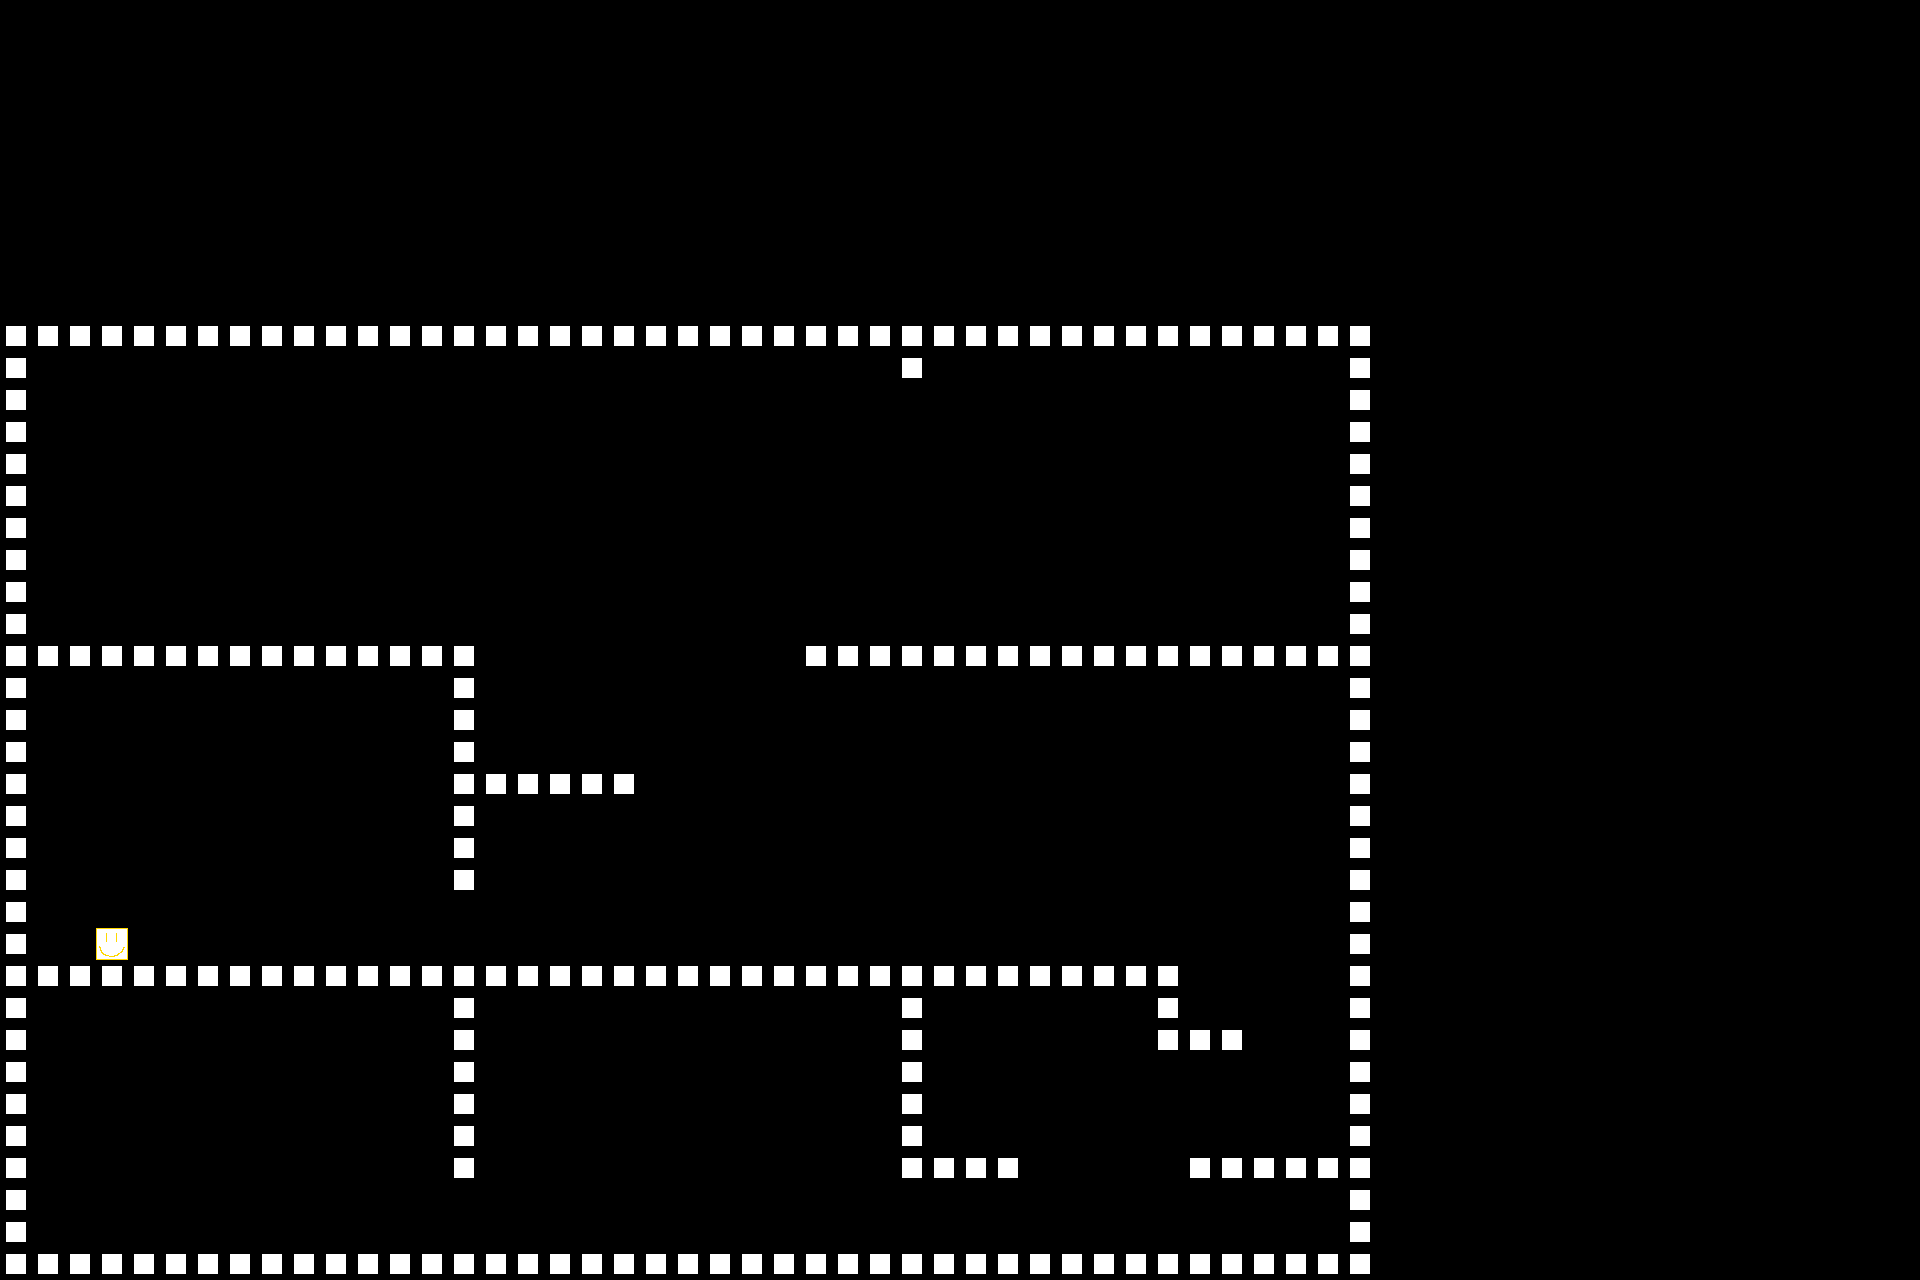

A 2D game scene composited from a Tiled map and its tileset images. What follows is a short description and the map's XML, with every tile layer's data as written:
An orthogonal 60x40 tile map with 32x32 px tiles, 1 tile layer (base layer), 5 tilesets and 14 objects (2x Door, CameraPos, player, player_2, Trigger, ...).

<map version="1.10" tiledversion="1.11.2" orientation="orthogonal" renderorder="right-down" width="60" height="40" tilewidth="32" tileheight="32" infinite="0" nextlayerid="5" nextobjectid="24">
 <tileset firstgid="1" source="test.tsx" />
 <tileset firstgid="26" source="wee.tsx" />
 <tileset firstgid="32" source="testplayer.tsx" />
 <tileset firstgid="57" source="orange.tsx" />
 <tileset firstgid="73" source="box.tsx" />
 <layer id="1" name="base layer" width="60" height="40">
  <data encoding="csv">
0,0,0,0,0,0,0,0,0,0,0,0,0,0,0,0,0,0,0,0,0,0,0,0,0,0,0,0,0,0,0,0,0,0,0,0,0,0,0,0,0,0,0,0,0,0,0,0,0,0,0,0,0,0,0,0,0,0,0,0,
0,0,0,0,0,0,0,0,0,0,0,0,0,0,0,0,0,0,0,0,0,0,0,0,0,0,0,0,0,0,0,0,0,0,0,0,0,0,0,0,0,0,0,0,0,0,0,0,0,0,0,0,0,0,0,0,0,0,0,0,
0,0,0,0,0,0,0,0,0,0,0,0,0,0,0,0,0,0,0,0,0,0,0,0,0,0,0,0,0,0,0,0,0,0,0,0,0,0,0,0,0,0,0,0,0,0,0,0,0,0,0,0,0,0,0,0,0,0,0,0,
0,0,0,0,0,0,0,0,0,0,0,0,0,0,0,0,0,0,0,0,0,0,0,0,0,0,0,0,0,0,0,0,0,0,0,0,0,0,0,0,0,0,0,0,0,0,0,0,0,0,0,0,0,0,0,0,0,0,0,0,
0,0,0,0,0,0,0,0,0,0,0,0,0,0,0,0,0,0,0,0,0,0,0,0,0,0,0,0,0,0,0,0,0,0,0,0,0,0,0,0,0,0,0,0,0,0,0,0,0,0,0,0,0,0,0,0,0,0,0,0,
0,0,0,0,0,0,0,0,0,0,0,0,0,0,0,0,0,0,0,0,0,0,0,0,0,0,0,0,0,0,0,0,0,0,0,0,0,0,0,0,0,0,0,0,0,0,0,0,0,0,0,0,0,0,0,0,0,0,0,0,
0,0,0,0,0,0,0,0,0,0,0,0,0,0,0,0,0,0,0,0,0,0,0,0,0,0,0,0,0,0,0,0,0,0,0,0,0,0,0,0,0,0,0,0,0,0,0,0,0,0,0,0,0,0,0,0,0,0,0,0,
0,0,0,0,0,0,0,0,0,0,0,0,0,0,0,0,0,0,0,0,0,0,0,0,0,0,0,0,0,0,0,0,0,0,0,0,0,0,0,0,0,0,0,0,0,0,0,0,0,0,0,0,0,0,0,0,0,0,0,0,
0,0,0,0,0,0,0,0,0,0,0,0,0,0,0,0,0,0,0,0,0,0,0,0,0,0,0,0,0,0,0,0,0,0,0,0,0,0,0,0,0,0,0,0,0,0,0,0,0,0,0,0,0,0,0,0,0,0,0,0,
0,0,0,0,0,0,0,0,0,0,0,0,0,0,0,0,0,0,0,0,0,0,0,0,0,0,0,0,0,0,0,0,0,0,0,0,0,0,0,0,0,0,0,0,0,0,0,0,0,0,0,0,0,0,0,0,0,0,0,0,
1,1,1,1,1,1,1,1,1,1,1,1,1,1,1,1,1,1,1,1,1,1,1,1,1,1,1,1,1,1,1,1,1,1,1,1,1,1,1,1,1,1,1,0,0,0,0,0,0,0,0,0,0,0,0,0,0,0,0,0,
1,0,0,0,0,0,0,0,0,0,0,0,0,0,0,0,0,0,0,0,0,0,0,0,0,0,0,0,1,0,0,0,0,0,0,0,0,0,0,0,0,0,1,0,0,0,0,0,0,0,0,0,0,0,0,0,0,0,0,0,
1,0,0,0,0,0,0,0,0,0,0,0,0,0,0,0,0,0,0,0,0,0,0,0,0,0,0,0,0,0,0,0,0,0,0,0,0,0,0,0,0,0,1,0,0,0,0,0,0,0,0,0,0,0,0,0,0,0,0,0,
1,0,0,0,0,0,0,0,0,0,0,0,0,0,0,0,0,0,0,0,0,0,0,0,0,0,0,0,0,0,0,0,0,0,0,0,0,0,0,0,0,0,1,0,0,0,0,0,0,0,0,0,0,0,0,0,0,0,0,0,
1,0,0,0,0,0,0,0,0,0,0,0,0,0,0,0,0,0,0,0,0,0,0,0,0,0,0,0,0,0,0,0,0,0,0,0,0,0,0,0,0,0,1,0,0,0,0,0,0,0,0,0,0,0,0,0,0,0,0,0,
1,0,0,0,0,0,0,0,0,0,0,0,0,0,0,0,0,0,0,0,0,0,0,0,0,0,0,0,0,0,0,0,0,0,0,0,0,0,0,0,0,0,1,0,0,0,0,0,0,0,0,0,0,0,0,0,0,0,0,0,
1,0,0,0,0,0,0,0,0,0,0,0,0,0,0,0,0,0,0,0,0,0,0,0,0,0,0,0,0,0,0,0,0,0,0,0,0,0,0,0,0,0,1,0,0,0,0,0,0,0,0,0,0,0,0,0,0,0,0,0,
1,0,0,0,0,0,0,0,0,0,0,0,0,0,0,0,0,0,0,0,0,0,0,0,0,0,0,0,0,0,0,0,0,0,0,0,0,0,0,0,0,0,1,0,0,0,0,0,0,0,0,0,0,0,0,0,0,0,0,0,
1,0,0,0,0,0,0,0,0,0,0,0,0,0,0,0,0,0,0,0,0,0,0,0,0,0,0,0,0,0,0,0,0,0,0,0,0,0,0,0,0,0,1,0,0,0,0,0,0,0,0,0,0,0,0,0,0,0,0,0,
1,0,0,0,0,0,0,0,0,0,0,0,0,0,0,0,0,0,0,0,0,0,0,0,0,0,0,0,0,0,0,0,0,0,0,0,0,0,0,0,0,0,1,0,0,0,0,0,0,0,0,0,0,0,0,0,0,0,0,0,
1,1,1,1,1,1,1,1,1,1,1,1,1,1,1,0,0,0,0,0,0,0,0,0,0,1,1,1,1,1,1,1,1,1,1,1,1,1,1,1,1,1,1,0,0,0,0,0,0,0,0,0,0,0,0,0,0,0,0,0,
1,0,0,0,0,0,0,0,0,0,0,0,0,0,1,0,0,0,0,0,0,0,0,0,0,0,0,0,0,0,0,0,0,0,0,0,0,0,0,0,0,0,1,0,0,0,0,0,0,0,0,0,0,0,0,0,0,0,0,0,
1,0,0,0,0,0,0,0,0,0,0,0,0,0,1,0,0,0,0,0,0,0,0,0,0,0,0,0,0,0,0,0,0,0,0,0,0,0,0,0,0,0,1,0,0,0,0,0,0,0,0,0,0,0,0,0,0,0,0,0,
1,0,0,0,0,0,0,0,0,0,0,0,0,0,1,0,0,0,0,0,0,0,0,0,0,0,0,0,0,0,0,0,0,0,0,0,0,0,0,0,0,0,1,0,0,0,0,0,0,0,0,0,0,0,0,0,0,0,0,0,
1,0,0,0,0,0,0,0,0,0,0,0,0,0,1,1,1,1,1,1,0,0,0,0,0,0,0,0,0,0,0,0,0,0,0,0,0,0,0,0,0,0,1,0,0,0,0,0,0,0,0,0,0,0,0,0,0,0,0,0,
1,0,0,0,0,0,0,0,0,0,0,0,0,0,1,0,0,0,0,0,0,0,0,0,0,0,0,0,0,0,0,0,0,0,0,0,0,0,0,0,0,0,1,0,0,0,0,0,0,0,0,0,0,0,0,0,0,0,0,0,
1,0,0,0,0,0,0,0,0,0,0,0,0,0,1,0,0,0,0,0,0,0,0,0,0,0,0,0,0,0,0,0,0,0,0,0,0,0,0,0,0,0,1,0,0,0,0,0,0,0,0,0,0,0,0,0,0,0,0,0,
1,0,0,0,0,0,0,0,0,0,0,0,0,0,1,0,0,0,0,0,0,0,0,0,0,0,0,0,0,0,0,0,0,0,0,0,0,0,0,0,0,0,1,0,0,0,0,0,0,0,0,0,0,0,0,0,0,0,0,0,
1,0,0,0,0,0,0,0,0,0,0,0,0,0,0,0,0,0,0,0,0,0,0,0,0,0,0,0,0,0,0,0,0,0,0,0,0,0,0,0,0,0,1,0,0,0,0,0,0,0,0,0,0,0,0,0,0,0,0,0,
1,0,0,32,0,0,0,0,0,0,0,0,0,0,0,0,0,0,0,0,0,0,0,0,0,0,0,0,0,0,0,0,0,0,0,0,0,0,0,0,0,0,1,0,0,0,0,0,0,0,0,0,0,0,0,0,0,0,0,0,
1,1,1,1,1,1,1,1,1,1,1,1,1,1,1,1,1,1,1,1,1,1,1,1,1,1,1,1,1,1,1,1,1,1,1,1,1,0,0,0,0,0,1,0,0,0,0,0,0,0,0,0,0,0,0,0,0,0,0,0,
1,0,0,0,0,0,0,0,0,0,0,0,0,0,1,0,0,0,0,0,0,0,0,0,0,0,0,0,1,0,0,0,0,0,0,0,1,0,0,0,0,0,1,0,0,0,0,0,0,0,0,0,0,0,0,0,0,0,0,0,
1,0,0,0,0,0,0,0,0,0,0,0,0,0,1,0,0,0,0,0,0,0,0,0,0,0,0,0,1,0,0,0,0,0,0,0,1,1,1,0,0,0,1,0,0,0,0,0,0,0,0,0,0,0,0,0,0,0,0,0,
1,0,0,0,0,0,0,0,0,0,0,0,0,0,1,0,0,0,0,0,0,0,0,0,0,0,0,0,1,0,0,0,0,0,0,0,0,0,0,0,0,0,1,0,0,0,0,0,0,0,0,0,0,0,0,0,0,0,0,0,
1,0,0,0,0,0,0,0,0,0,0,0,0,0,1,0,0,0,0,0,0,0,0,0,0,0,0,0,1,0,0,0,0,0,0,0,0,0,0,0,0,0,1,0,0,0,0,0,0,0,0,0,0,0,0,0,0,0,0,0,
1,0,0,0,0,0,0,0,0,0,0,0,0,0,1,0,0,0,0,0,0,0,0,0,0,0,0,0,1,0,0,0,0,0,0,0,0,0,0,0,0,0,1,0,0,0,0,0,0,0,0,0,0,0,0,0,0,0,0,0,
1,0,0,0,0,0,0,0,0,0,0,0,0,0,1,0,0,0,0,0,0,0,0,0,0,0,0,0,1,1,1,1,0,0,0,0,0,1,1,1,1,1,1,0,0,0,0,0,0,0,0,0,0,0,0,0,0,0,0,0,
1,0,0,0,0,0,0,0,0,0,0,0,0,0,0,0,0,0,0,0,0,0,0,0,0,0,0,0,0,0,0,0,0,0,0,0,0,0,0,0,0,0,1,0,0,0,0,0,0,0,0,0,0,0,0,0,0,0,0,0,
1,0,0,0,0,0,0,0,0,0,0,0,0,0,0,0,0,0,0,0,0,0,0,0,0,0,0,0,0,0,0,0,0,0,0,0,0,0,0,0,0,0,1,0,0,0,0,0,0,0,0,0,0,0,0,0,0,0,0,0,
1,1,1,1,1,1,1,1,1,1,1,1,1,1,1,1,1,1,1,1,1,1,1,1,1,1,1,1,1,1,1,1,1,1,1,1,1,1,1,1,1,1,1,0,0,0,0,0,0,0,0,0,0,0,0,0,0,0,0,0
</data>
 </layer>
 <objectgroup id="2" name="positions">
  <object id="3" name="default" type="CameraPos" x="0" y="960">
   <properties>
    <property name="screen_height" value="10" />
    <property name="screen_width" value="16" />
    <property name="trigger_type" value="activated" />
   </properties>
   <point />
  </object>
  <object id="4" name="player" x="64" y="1184">
   <point />
  </object>
  <object id="5" name="player_2" x="160" y="1184">
   <point />
  </object>
  <object id="8" name="door" type="Trigger" x="384" y="1184" width="96" height="64">
   <properties>
    <property name="trigger_type" value="trigger" />
   </properties>
  </object>
 </objectgroup>
 <objectgroup id="4" name="walalalalala">
  <object id="9" name="door" type="Door" gid="28" x="448" y="1248" width="32" height="64" />
  <object id="10" name="door2" type="Door" gid="28" x="896.847" y="1248.74" width="32" height="64" />
  <object id="13" name="door2" type="Button" gid="30" x="736.067" y="1247.13" width="32" height="32">
   <properties>
    <property name="trigger_type" value="trigger" />
   </properties>
  </object>
  <object id="14" gid="30" x="159.876" y="639.441" width="32" height="32" />
  <object id="15" gid="28" x="447.315" y="958.631" width="32" height="64" />
  <object id="17" gid="73" x="1089.13" y="415.002" width="32" height="32" />
  <object id="19" gid="30" x="159.876" y="958.381" width="32" height="32" />
  <object id="20" gid="30" x="1087.82" y="639.441" width="32" height="32" />
  <object id="22" gid="30" x="480.128" y="651.254" width="320.752" height="32" />
  <object id="23" gid="33" x="1087.82" y="447.815" width="32" height="32" />
 </objectgroup>
</map>
